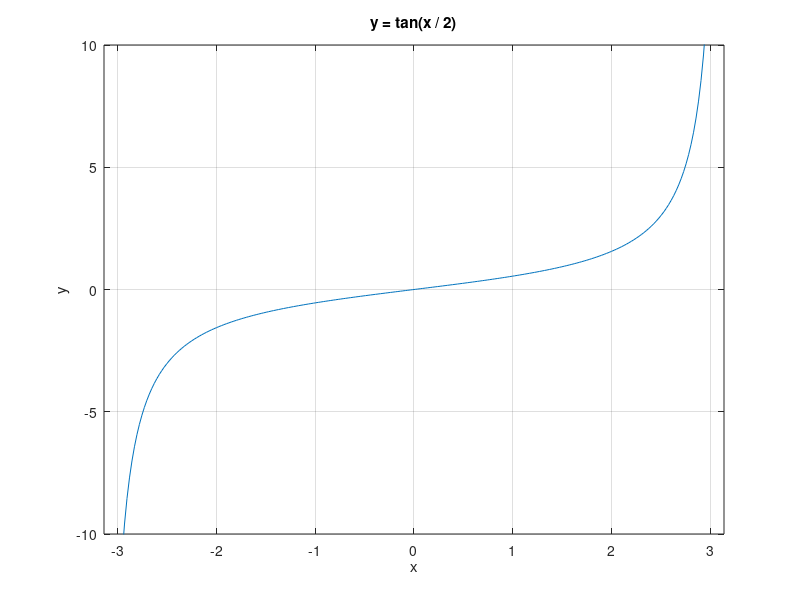

MATLAB code to generate this figure:
clear;
clc;

%a)
x = linspace(-4, 4);
plot(x, x.^3 - x);
title("y = x^3 - x")
grid
xlabel("x")
ylabel("y")

%b)
ezplot('sin(1/x^2)', [-2, 2]);
title("y = sin(1/x^2)")
grid
xlabel("x")
ylabel("y")

%c)
x = -1.5:0.1:1.5;
y1 = exp(-x.^2 / 2);
y2 = x.^4 - x.^2;
plot(x, y1, x, y2);
title("y1 = exp(-x^2 / 2); y2 = x^4 - x^2")
legend("y1", "y2")
grid
xlabel("x")
ylabel("y")

%d)
ezplot('tan(x / 2)');
axis([-pi, pi, -10, 10]);
title("y = tan(x / 2)")
grid
xlabel("x")
ylabel("y")